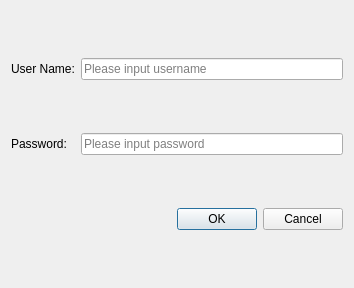
<?xml version="1.0" encoding="UTF-8"?>
<ui version="4.0">
 <class>LoginDlg</class>
 <widget class="QDialog" name="LoginDlg">
  <property name="geometry">
   <rect>
    <x>0</x>
    <y>0</y>
    <width>354</width>
    <height>288</height>
   </rect>
  </property>
  <property name="windowTitle">
   <string>LoginDlg</string>
  </property>
  <layout class="QGridLayout" name="gridLayout">
   <item row="0" column="0">
    <widget class="QLabel" name="label">
     <property name="text">
      <string>User Name:</string>
     </property>
    </widget>
   </item>
   <item row="0" column="1">
    <widget class="QLineEdit" name="userNameLEdit">
     <property name="placeholderText">
      <string>Please input username</string>
     </property>
    </widget>
   </item>
   <item row="1" column="0">
    <widget class="QLabel" name="label_2">
     <property name="text">
      <string>Password:</string>
     </property>
    </widget>
   </item>
   <item row="1" column="1">
    <widget class="QLineEdit" name="passwordLEdit">
     <property name="echoMode">
      <enum>QLineEdit::Password</enum>
     </property>
     <property name="placeholderText">
      <string>Please input password</string>
     </property>
    </widget>
   </item>
   <item row="2" column="1">
    <widget class="QDialogButtonBox" name="buttonBox">
     <property name="standardButtons">
      <set>QDialogButtonBox::Cancel|QDialogButtonBox::Ok</set>
     </property>
    </widget>
   </item>
  </layout>
 </widget>
 <layoutdefault spacing="6" margin="11"/>
 <resources/>
 <connections/>
</ui>
